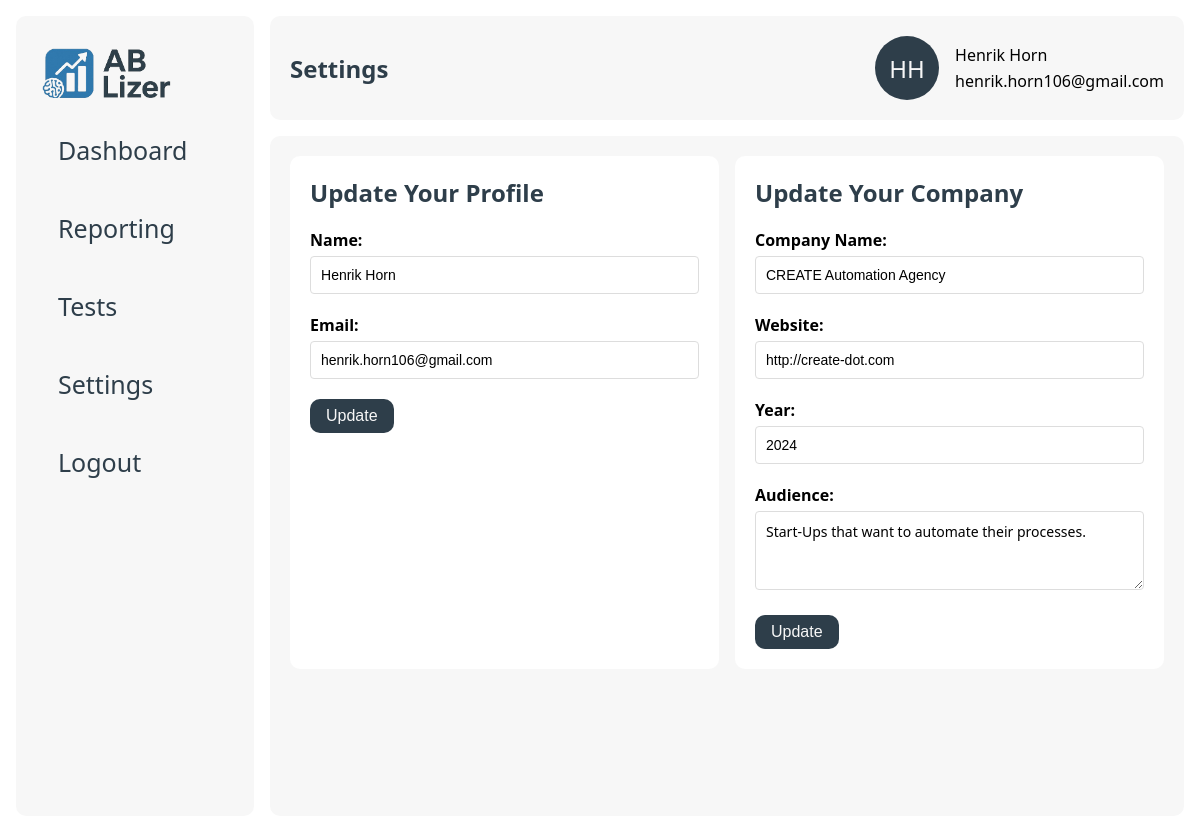
Page /settings/1 (signed in) on the committed database.
### data/models.py (models this page shows)
class users(db.Model):
    __tablename__ = 'users'
    id = db.Column(db.Integer, primary_key=True)
    company_id = db.Column(db.Integer, db.ForeignKey('companies.id'), nullable=False)
    name = db.Column(db.String(255), nullable=False)
    email = db.Column(db.String(255), nullable=False, unique=True)
    password_hash = db.Column(db.String(255), nullable=True)  # Nullable for existing users
    __repr__ = lambda self: f'<User {self.name}>'
    __str__ = lambda self: f'{self.name} - {self.email}'

class companies(db.Model):
    __tablename__ = 'companies'
    id = db.Column(db.Integer, primary_key=True)
    name = db.Column(db.String(255), nullable=False)
    year = db.Column(db.Integer, nullable=False)
    audience = db.Column(db.Text, nullable=False)
    website = db.Column(db.String(255), nullable=False)
    __repr__ = lambda self: f'<User {self.name}>'
    __str__ = lambda self: f'{self.name} - {self.email}'

### app.py (the view)
@app.route("/settings/<int:user_id>")
@login_required
def settings(user_id):
    user = db_manager.get_user(user_id)
    company = db_manager.get_company(user.company_id)
    return render_template("settings.html",
                           user=user,
                           company=company
                           )

### app.py (called while the page is built)
def login_required(f):
    @wraps(f)
    def decorated_function(*args, **kwargs):
        if 'user_id' not in session:
            flash('Please log in to access this page.', 'error')
            return redirect(url_for('login'))
        return f(*args, **kwargs)
    return decorated_function

@app.template_filter('initials')
def get_initials(name):
    if not name:
        return ''
    parts = name.strip().split()
    if len(parts) >= 2:
        return (parts[0][0] + parts[1][0]).upper()
    elif len(parts) == 1:
        return parts[0][:2].upper()
    return ''

### data/db_manager.py (called while the page is built)
    def get_user(self, user_id):
        return users.query.filter_by(id=user_id).first()

    def get_company(self, company_id):
        return companies.query.filter_by(id=company_id).first()

### templates/settings.html
{% extends "base.html" %}
{% block page_title %}Settings{% endblock %}
{% block content %}
    <div class="column-grid-2">
        <div class="card long">
            <h2>Update Your Profile</h2>
            <form method="post" action="{{ url_for('update_user', user_id=user.id) }}">
                <div class="form-group">
                    <label for="name">Name:</label>
                    <input type="text" name="name" value="{{ user.name }}">
                </div>
                <div class="form-group">
                    <label for="email">Email:</label>
                    <input type="text" name="email" value="{{ user.email }}">
                </div>
                <button class="btn" type="submit">Update</button>
            </form>
        </div>
        <div class="card long">
            <h2>Update Your Company</h2>
            <form method="post" action="{{ url_for('update_company', user_id=user.id, company_id=company.id) }}">
                <div class="form-group">
                    <label for="company_name">Company Name:</label>
                    <input type="text" name="company_name" value="{{ company.name }}">
                </div>
                <div class="form-group">
                    <label for="website">Website:</label>
                    <input type="text" name="website" value="{{ company.website }}">
                </div>
                <div class="form-group">
                    <label for="year">Year:</label>
                    <input type="text" name="year" value="{{ company.year }}">
                </div>
                <div class="form-group">
                    <label for="audience">Audience:</label>
                    <textarea type="text" name="audience" rows="3">{{ company.audience }}</textarea>
                </div>
                <button class="btn" type="submit">Update</button>
            </form>
        </div>
    </div>
{% endblock %}

### templates/base.html (shortened to what this page needs)
<!DOCTYPE html>
<html lang="en">
<head>
    <link href="{{ url_for('static', filename='style.css') }}" rel="stylesheet">
</head>
<body>
<div class="main-wrapper">
    <div class="sidenav" id="mySidenav">
        <div class="sidenav-container">
            <a class="logo" href="/"><img src="{{ url_for('static', filename='logo_ab-lizer.png') }}" height="50px"></a>
            <a href="/">
                <div class="tab">Dashboard</div>
            </a>
            <a href="#">
                <div class="tab">Reporting</div>
            </a>
            <a href="/tests/{{ user.id }}">
                <div class="tab">Tests</div>
            </a>
            <a href="/settings/{{ user.id }}">
                <div class="tab">Settings</div>
            </a>
            <a href="{{ url_for('logout') }}">
                <div class="tab">Logout</div>
            </a>
        </div>
    </div>
    <div class="wrapper">
        <nav>
            <div class="container navigation">
                <div class="hero">
                    <h1>{% block page_title %}{% endblock %}</h1>
                </div>
                <div class="col-wrapper">
                    <div class="profile">
                        <div class="profile-image">{{ user.name|initials }}</div>
                    </div>
                    <div class="profile-info">
                        <div>
                            {{ user.name }}
                        </div>
                        <div>
                            {{ user.email }}
                        </div>
                    </div>
            </div>
        </nav>
        <main class="container">
            {% block content %}{% endblock %}
        </main>
    </div>
</div>
</body>
</html>

### static/style.css (style rules this page uses)
:root { --primary: #2E3E4A; --secondary: #F7F7F7; --accent: #317AAE; --gradient: linear-gradient(180deg, rgba(25, 82, 133, 1) 0%, rgba(49, 122, 174, 1) 100%); --danger: #ef4444; --bg: #ffffff; --radius: 10px; --shadow: 0 2px 8px rgba(30, 41, 59, 0.06); --font-primary: 'Segoe UI', 'Roboto', Arial, sans-serif; }
* { box-sizing: border-box; }
body { font-family: var(--font-primary), sans-serif; background: var(--bg); margin: 0; padding: 0; }
nav { background: var(--bg); }
main { overflow-y: scroll; }
h1, h2, h3, h4, h5, h6, p { margin-top: 0; color: var(--primary); }
a { color: var(--primary); text-decoration: none; }
.hero { display: flex; flex-direction: column; justify-content: center; gap: 16px; }
.main-wrapper { display: flex; padding: 16px; }
.wrapper { width: 100%; height: 100vh; padding-left: 16px; align-self: stretch; gap: 16px; display: flex; flex-direction: column; }
.container { padding: 20px 20px; background: var(--secondary); border-radius: var(--radius); height: 100%; }
.container.navigation { display: flex; justify-content: space-between; align-items: center; }
.container.navigation h1 { margin-bottom: 0; }
.logo { font-size: 1.5rem; font-weight: bold; text-decoration: none; }
.profile-image { display: flex; align-items: center; justify-content: center; border-radius: 50%; background-color: var(--primary); padding: 2px; width: 64px; height: 64px; font-size: 24px; color: var(--secondary); }
.profile-info { display: flex; flex-direction: column; gap: 4px; justify-content: center; }
input[type="text"] { padding: 8px 12px; border: 1px solid var(--border); border-radius: var(--radius); font-size: 1rem; margin-right: 8px; width: 100%; }
.sidenav { width: 300px; background-color: var(--bg); position: static; height: 100vh; overflow-x: hidden; }
.sidenav a { color: var(--primary); text-decoration: none; font-size: 25px; display: block; }
.sidenav .tab { padding: 16px 16px; color: var(--primary); text-decoration: none; font-size: 25px; display: block; transition: 0.3s; border-radius: var(--radius); }
.sidenav-container { display: flex; flex-direction: column; gap: 12px; background-color: var(--secondary); border-radius: var( --radius); padding: 32px 26px; height: 100%; }
.card { border-radius: var( --radius); padding: 20px; min-width: 200px; background-color: var(--bg); }
.card.long { width: 100%; }
.col-wrapper { display: flex; gap: 16px; flex-wrap: wrap; flex-grow: 0; flex-direction: row; }
.column-grid-2 { display: grid; grid-template-columns: repeat(2, 1fr); gap: 16px; width: 100%; }
.form-group { margin-bottom: 20px; }
.form-group label { display: block; margin-bottom: 5px; font-weight: 600; }
.form-group input, .form-group textarea { width: 100%; padding: 10px; border: 1px solid #ddd; border-radius: 4px; font-size: 14px; }
textarea { font-family: var(--font-primary), sans-serif; resize: vertical; }
.btn { padding: 8px 16px; border: none; border-radius: var(--radius); font-size: 1rem; cursor: pointer; background: var(--primary); color: var(--secondary); }

### rows in the picture
users: name|initials "HH", name "Henrik Horn", email "henrik.horn106@gmail.com"
companies: company_name "CREATE Automation Agency", website "http://create-dot.com", year "2024", audience "Start-Ups that want to automate their processes."
